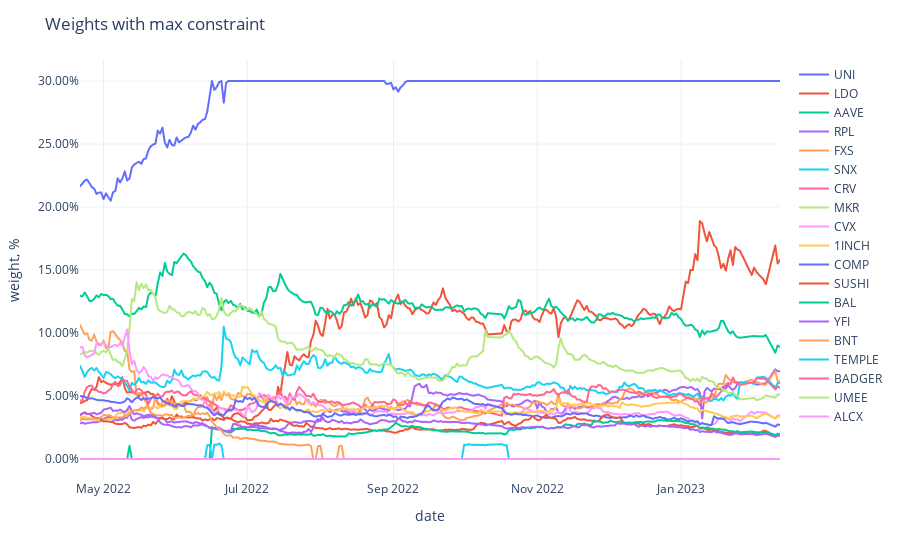

Notebook source saved alongside this figure:
### Code cell
fig = px.line(adjusted_weights,
              labels={'value': 'weight, %', 'variable': ''})
fig.update_traces(
    hovertemplate="%{y}"
)
fig.update_yaxes(
    tickformat=".2%",
)
fig.update_xaxes(
    showspikes=True,
    spikethickness=2,
    spikedash="dot",
    spikecolor="#999999",
    spikemode="across",
)
fig.update_layout(
    hovermode="x",
    hoverdistance=100,  ## Distance to show hover label of data point
    spikedistance=1000,  ## Distance to show spike
    template='plotly_white',
    title='Weights with max constraint'
)

### Figure 1 — Plotly figure (JSON) as saved in the notebook; plotly's stock layout.template omitted (floating-point values rounded to 4 significant figures; data arrays with more than 128 entries replaced by an {"elided": "..."} marker saying what was removed)
{"data": [{"hovertemplate": "%{y}", "legendgroup": "UNI", "line": {"color": "#636efa", "dash": "solid"}, "marker": {"symbol": "circle"}, "mode": "lines", "name": "UNI", "showlegend": true, "type": "scattergl", "x": {"elided": "284 str values"}, "xaxis": "x", "y": {"elided": "284 float values"}, "yaxis": "y"}, {"hovertemplate": "%{y}", "legendgroup": "LDO", "line": {"color": "#EF553B", "dash": "solid"}, "marker": {"symbol": "circle"}, "mode": "lines", "name": "LDO", "showlegend": true, "type": "scattergl", "x": {"elided": "284 str values"}, "xaxis": "x", "y": {"elided": "284 float values"}, "yaxis": "y"}, {"hovertemplate": "%{y}", "legendgroup": "AAVE", "line": {"color": "#00cc96", "dash": "solid"}, "marker": {"symbol": "circle"}, "mode": "lines", "name": "AAVE", "showlegend": true, "type": "scattergl", "x": {"elided": "284 str values"}, "xaxis": "x", "y": {"elided": "284 float values"}, "yaxis": "y"}, {"hovertemplate": "%{y}", "legendgroup": "RPL", "line": {"color": "#ab63fa", "dash": "solid"}, "marker": {"symbol": "circle"}, "mode": "lines", "name": "RPL", "showlegend": true, "type": "scattergl", "x": {"elided": "284 str values"}, "xaxis": "x", "y": {"elided": "284 float values"}, "yaxis": "y"}, {"hovertemplate": "%{y}", "legendgroup": "FXS", "line": {"color": "#FFA15A", "dash": "solid"}, "marker": {"symbol": "circle"}, "mode": "lines", "name": "FXS", "showlegend": true, "type": "scattergl", "x": {"elided": "284 str values"}, "xaxis": "x", "y": {"elided": "284 float values"}, "yaxis": "y"}, {"hovertemplate": "%{y}", "legendgroup": "SNX", "line": {"color": "#19d3f3", "dash": "solid"}, "marker": {"symbol": "circle"}, "mode": "lines", "name": "SNX", "showlegend": true, "type": "scattergl", "x": {"elided": "284 str values"}, "xaxis": "x", "y": {"elided": "284 float values"}, "yaxis": "y"}, {"hovertemplate": "%{y}", "legendgroup": "CRV", "line": {"color": "#FF6692", "dash": "solid"}, "marker": {"symbol": "circle"}, "mode": "lines", "name": "CRV", "showlegend": true, "type": "scattergl", "x": {"elided": "284 str values"}, "xaxis": "x", "y": {"elided": "284 float values"}, "yaxis": "y"}, {"hovertemplate": "%{y}", "legendgroup": "MKR", "line": {"color": "#B6E880", "dash": "solid"}, "marker": {"symbol": "circle"}, "mode": "lines", "name": "MKR", "showlegend": true, "type": "scattergl", "x": {"elided": "284 str values"}, "xaxis": "x", "y": {"elided": "284 float values"}, "yaxis": "y"}, {"hovertemplate": "%{y}", "legendgroup": "CVX", "line": {"color": "#FF97FF", "dash": "solid"}, "marker": {"symbol": "circle"}, "mode": "lines", "name": "CVX", "showlegend": true, "type": "scattergl", "x": {"elided": "284 str values"}, "xaxis": "x", "y": {"elided": "284 float values"}, "yaxis": "y"}, {"hovertemplate": "%{y}", "legendgroup": "1INCH", "line": {"color": "#FECB52", "dash": "solid"}, "marker": {"symbol": "circle"}, "mode": "lines", "name": "1INCH", "showlegend": true, "type": "scattergl", "x": {"elided": "284 str values"}, "xaxis": "x", "y": {"elided": "284 float values"}, "yaxis": "y"}, {"hovertemplate": "%{y}", "legendgroup": "COMP", "line": {"color": "#636efa", "dash": "solid"}, "marker": {"symbol": "circle"}, "mode": "lines", "name": "COMP", "showlegend": true, "type": "scattergl", "x": {"elided": "284 str values"}, "xaxis": "x", "y": {"elided": "284 float values"}, "yaxis": "y"}, {"hovertemplate": "%{y}", "legendgroup": "SUSHI", "line": {"color": "#EF553B", "dash": "solid"}, "marker": {"symbol": "circle"}, "mode": "lines", "name": "SUSHI", "showlegend": true, "type": "scattergl", "x": {"elided": "284 str values"}, "xaxis": "x", "y": {"elided": "284 float values"}, "yaxis": "y"}, {"hovertemplate": "%{y}", "legendgroup": "BAL", "line": {"color": "#00cc96", "dash": "solid"}, "marker": {"symbol": "circle"}, "mode": "lines", "name": "BAL", "showlegend": true, "type": "scattergl", "x": {"elided": "284 str values"}, "xaxis": "x", "y": {"elided": "284 float values"}, "yaxis": "y"}, {"hovertemplate": "%{y}", "legendgroup": "YFI", "line": {"color": "#ab63fa", "dash": "solid"}, "marker": {"symbol": "circle"}, "mode": "lines", "name": "YFI", "showlegend": true, "type": "scattergl", "x": {"elided": "284 str values"}, "xaxis": "x", "y": {"elided": "284 float values"}, "yaxis": "y"}, {"hovertemplate": "%{y}", "legendgroup": "BNT", "line": {"color": "#FFA15A", "dash": "solid"}, "marker": {"symbol": "circle"}, "mode": "lines", "name": "BNT", "showlegend": true, "type": "scattergl", "x": {"elided": "284 str values"}, "xaxis": "x", "y": {"elided": "284 float values"}, "yaxis": "y"}, {"hovertemplate": "%{y}", "legendgroup": "TEMPLE", "line": {"color": "#19d3f3", "dash": "solid"}, "marker": {"symbol": "circle"}, "mode": "lines", "name": "TEMPLE", "showlegend": true, "type": "scattergl", "x": {"elided": "284 str values"}, "xaxis": "x", "y": {"elided": "284 float values"}, "yaxis": "y"}, {"hovertemplate": "%{y}", "legendgroup": "BADGER", "line": {"color": "#FF6692", "dash": "solid"}, "marker": {"symbol": "circle"}, "mode": "lines", "name": "BADGER", "showlegend": true, "type": "scattergl", "x": {"elided": "284 str values"}, "xaxis": "x", "y": {"elided": "284 int values"}, "yaxis": "y"}, {"hovertemplate": "%{y}", "legendgroup": "UMEE", "line": {"color": "#B6E880", "dash": "solid"}, "marker": {"symbol": "circle"}, "mode": "lines", "name": "UMEE", "showlegend": true, "type": "scattergl", "x": {"elided": "284 str values"}, "xaxis": "x", "y": {"elided": "284 int values"}, "yaxis": "y"}, {"hovertemplate": "%{y}", "legendgroup": "ALCX", "line": {"color": "#FF97FF", "dash": "solid"}, "marker": {"symbol": "circle"}, "mode": "lines", "name": "ALCX", "showlegend": true, "type": "scattergl", "x": {"elided": "284 str values"}, "xaxis": "x", "y": {"elided": "284 int values"}, "yaxis": "y"}], "layout": {"hoverdistance": 100, "hovermode": "x", "legend": {"title": {"text": ""}, "tracegroupgap": 0}, "margin": {"t": 60}, "spikedistance": 1000, "title": {"text": "Weights with max constraint"}, "xaxis": {"anchor": "y", "domain": [0, 1], "showspikes": true, "spikecolor": "#999999", "spikedash": "dot", "spikemode": "across", "spikethickness": 2, "title": {"text": "date"}}, "yaxis": {"anchor": "x", "domain": [0, 1], "tickformat": ".2%", "title": {"text": "weight, %"}}}}
